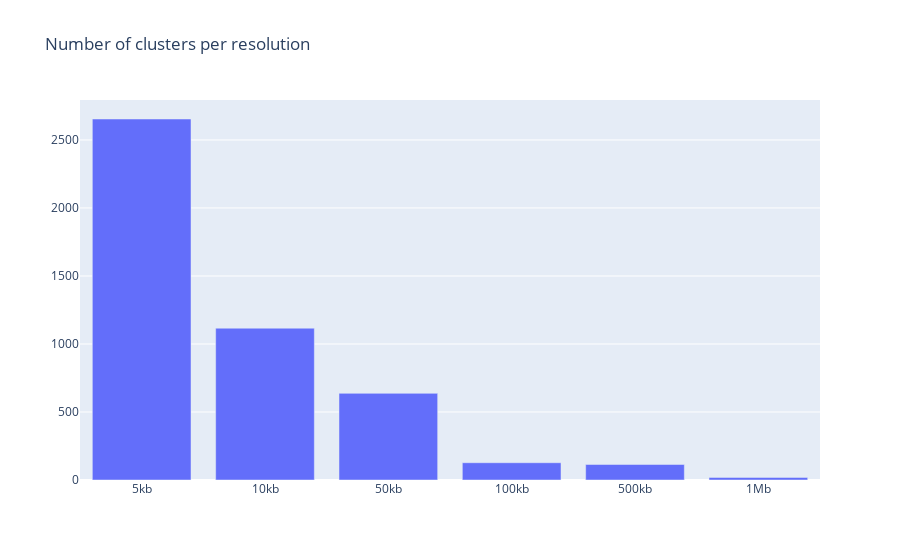

Notebook source saved alongside this figure:
### Code cell
#Plot them 
fig = go.Figure()
fig.add_trace(go.Bar(x=list(CAGE_RESOLUTIONS.keys()), y=list(CAGE_RESOLUTIONS.values()), name="CAGE"))
fig.update_layout(barmode='group', title="Number of clusters per resolution")
fig.show()

#  Save the figure as a svg file
fig.write_image("../analysis_results/cage_cluters_resolutions.svg")

### Figure 1 — Plotly figure (JSON) as saved in the notebook; plotly's stock layout.template omitted (floating-point values rounded to 4 significant figures)
{"data": [{"name": "CAGE", "type": "bar", "x": ["5kb", "10kb", "50kb", "100kb", "500kb", "1Mb"], "y": [2654, 1116, 637, 127, 114, 19]}], "layout": {"barmode": "group", "title": {"text": "Number of clusters per resolution"}}}
